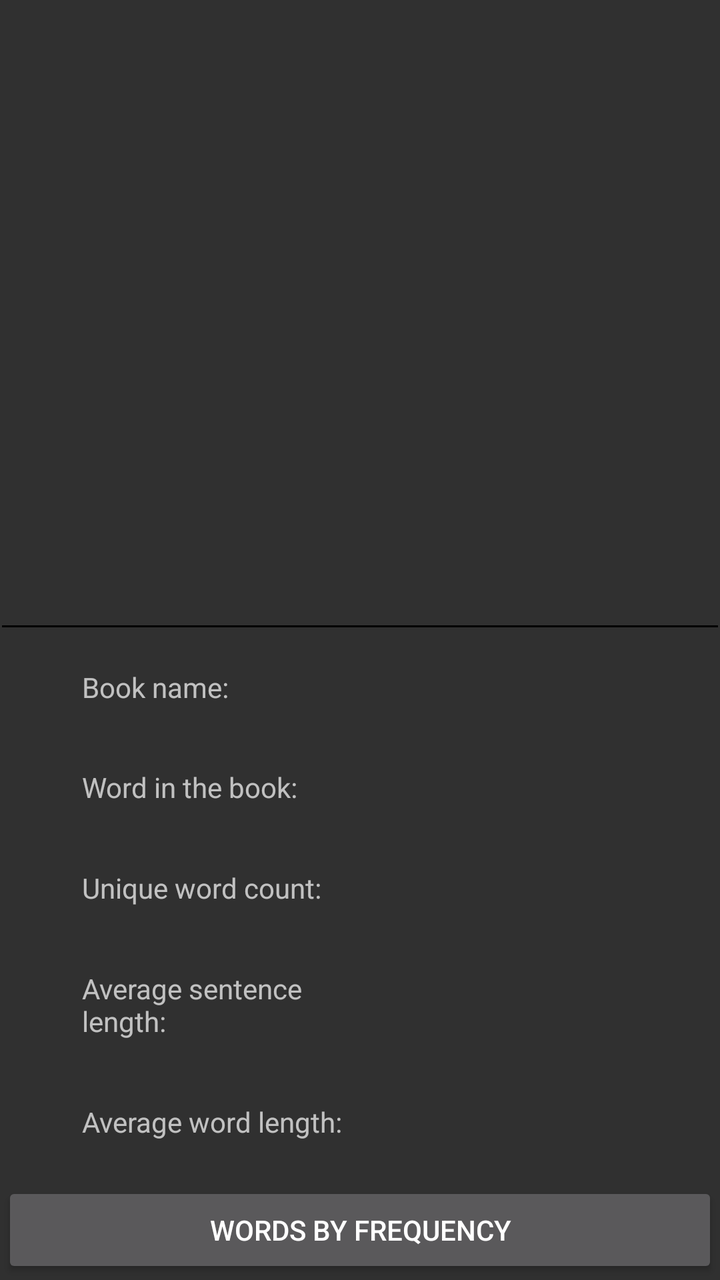
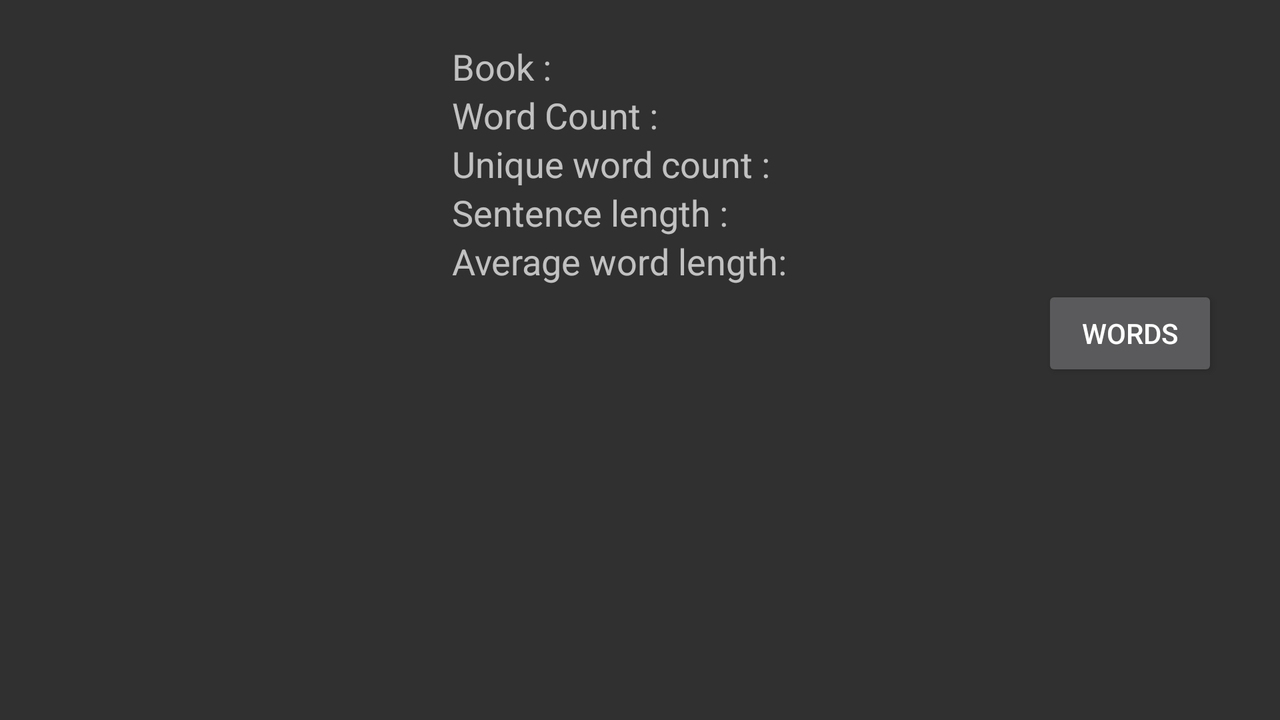

Two renders of one Android screen. The first uses the default layout on a phone; the second uses the alternative layout the repository ships for a different screen configuration, on a matching device. The two XML files are below.
<!-- AndroidManifest.xml: activity theme Theme.MaterialComponents.NoActionBar.Bridge -->
<!-- res/layout/activity_main.xml -->
<?xml version="1.0" encoding="utf-8"?>
<androidx.constraintlayout.widget.ConstraintLayout xmlns:android="http://schemas.android.com/apk/res/android"
    xmlns:app="http://schemas.android.com/apk/res-auto"
    xmlns:tools="http://schemas.android.com/tools"
    android:layout_width="match_parent"
    android:layout_height="match_parent"
    tools:context=".MainActivity">

    <LinearLayout
        android:id="@+id/mainLayout"
        android:layout_width="0dp"
        android:layout_height="0dp"
        android:layout_marginStart="1dp"
        android:layout_marginLeft="1dp"
        android:layout_marginTop="1dp"
        android:layout_marginEnd="1dp"
        android:layout_marginRight="1dp"
        android:layout_marginBottom="1dp"
        android:orientation="vertical"
        app:layout_constraintBottom_toBottomOf="parent"
        app:layout_constraintEnd_toEndOf="parent"
        app:layout_constraintStart_toStartOf="parent"
        app:layout_constraintTop_toTopOf="parent">

        <ImageView
            android:id="@+id/imageView"
            android:layout_width="match_parent"
            android:layout_height="0dp"
            android:layout_weight="2"
            app:srcCompat="@drawable/ic_launcher_foreground" />

        <LinearLayout
            android:layout_width="match_parent"
            android:layout_height="1dp"
            android:background="#000000"
            android:orientation="vertical"></LinearLayout>

        <LinearLayout
            android:layout_width="match_parent"
            android:layout_height="wrap_content"
            android:layout_marginLeft="15dp"
            android:layout_marginTop="5dp"
            android:layout_marginRight="5dp"
            android:layout_marginBottom="5dp"
            android:layout_weight="1"
            android:orientation="vertical">

            <LinearLayout
                android:layout_width="match_parent"
                android:layout_height="wrap_content"
                android:layout_weight="1"
                android:orientation="horizontal">

                <TextView
                    android:id="@+id/textView"
                    android:layout_width="0dp"
                    android:layout_height="match_parent"
                    android:layout_weight="1"
                    android:gravity="center|left"
                    android:paddingLeft="25dp"
                    android:text="Book name:"
                    android:textSize="14sp" />

                <TextView
                    android:id="@+id/bookView"
                    android:layout_width="0dp"
                    android:layout_height="match_parent"
                    android:layout_weight="1"
                    android:gravity="center" />

            </LinearLayout>

            <LinearLayout
                android:layout_width="match_parent"
                android:layout_height="wrap_content"
                android:layout_weight="1"
                android:orientation="horizontal">

                <TextView
                    android:id="@+id/textView3"
                    android:layout_width="0dp"
                    android:layout_height="match_parent"
                    android:layout_weight="1"
                    android:gravity="center|left"
                    android:paddingLeft="25dp"
                    android:text="Word in the book:"
                    android:textSize="14sp" />

                <TextView
                    android:id="@+id/allWordView"
                    android:layout_width="0dp"
                    android:layout_height="match_parent"
                    android:layout_weight="1"
                    android:gravity="center" />
            </LinearLayout>

            <LinearLayout
                android:layout_width="match_parent"
                android:layout_height="wrap_content"
                android:layout_weight="1"
                android:orientation="horizontal">

                <TextView
                    android:id="@+id/textView5"
                    android:layout_width="0dp"
                    android:layout_height="match_parent"
                    android:layout_weight="1"
                    android:gravity="center|left"
                    android:paddingLeft="25dp"
                    android:text="Unique word count:"
                    android:textSize="14sp" />

                <TextView
                    android:id="@+id/uniqueWordView"
                    android:layout_width="0dp"
                    android:layout_height="match_parent"
                    android:layout_weight="1"
                    android:gravity="center" />
            </LinearLayout>

            <LinearLayout
                android:layout_width="match_parent"
                android:layout_height="wrap_content"
                android:layout_weight="1"
                android:orientation="horizontal">

                <TextView
                    android:id="@+id/textView9"
                    android:layout_width="0dp"
                    android:layout_height="match_parent"
                    android:layout_weight="1"
                    android:gravity="center|left"
                    android:paddingLeft="25dp"
                    android:text="Average sentence length:"
                    android:textSize="14sp" />

                <TextView
                    android:id="@+id/avgSentenceView"
                    android:layout_width="0dp"
                    android:layout_height="match_parent"
                    android:layout_weight="1"
                    android:gravity="center" />
            </LinearLayout>

            <LinearLayout
                android:layout_width="match_parent"
                android:layout_height="wrap_content"
                android:layout_weight="1"
                android:orientation="horizontal">

                <TextView
                    android:id="@+id/textView7"
                    android:layout_width="0dp"
                    android:layout_height="match_parent"
                    android:layout_weight="1"
                    android:gravity="center|left"
                    android:paddingLeft="25dp"
                    android:text="Average word length:"
                    android:textSize="14sp" />

                <TextView
                    android:id="@+id/avgWordView"
                    android:layout_width="0dp"
                    android:layout_height="match_parent"
                    android:layout_weight="1"
                    android:gravity="center" />
            </LinearLayout>

        </LinearLayout>

        <Button
            android:id="@+id/listButton"
            android:layout_width="match_parent"
            android:layout_height="wrap_content"
            android:text="Words by frequency" />

    </LinearLayout>
</androidx.constraintlayout.widget.ConstraintLayout>
<!-- resources referenced by this layout -->
<resources>

</resources>
<!-- res/layout-land/activity_main.xml (the repository's variant of the layout above) -->
<!-- drawn on the phone turned sideways -->
<?xml version="1.0" encoding="utf-8"?>
<androidx.constraintlayout.widget.ConstraintLayout xmlns:android="http://schemas.android.com/apk/res/android"
    xmlns:app="http://schemas.android.com/apk/res-auto"
    xmlns:tools="http://schemas.android.com/tools"
    android:layout_width="match_parent"
    android:layout_height="match_parent"
    tools:context=".MainActivity">

    <LinearLayout
        android:layout_width="match_parent"
        android:layout_height="match_parent"
        android:orientation="vertical">

        <LinearLayout
            android:id="@+id/mainLayout"
            android:layout_width="match_parent"
            android:layout_height="match_parent"
            android:layout_marginStart="1dp"
            android:layout_marginTop="1dp"
            android:layout_marginEnd="1dp"
            android:layout_marginBottom="1dp"
            android:orientation="horizontal">

            <ImageView
                android:id="@+id/imageView"
                android:layout_width="180dp"
                android:layout_height="wrap_content"
                android:layout_gravity="left"
                android:layout_marginLeft="20dp"
                app:srcCompat="@drawable/ic_launcher_foreground" />

            <LinearLayout
                android:layout_width="wrap_content"
                android:layout_height="wrap_content"
                android:layout_weight="1"
                android:orientation="vertical">

                <TableLayout
                    android:layout_width="wrap_content"
                    android:layout_height="wrap_content"
                    android:layout_gravity="left"
                    android:paddingTop="20dp">

                    <TableRow
                        android:layout_width="wrap_content"
                        android:layout_height="wrap_content">

                        <TextView
                            android:id="@+id/textView"
                            android:layout_width="wrap_content"
                            android:layout_height="wrap_content"
                            android:gravity="center|left"
                            android:paddingLeft="25dp"
                            android:text="Book :"
                            android:textSize="18sp" />

                        <TextView
                            android:id="@+id/bookView"
                            android:layout_width="wrap_content"
                            android:layout_height="wrap_content"
                            android:layout_weight="1"
                            android:gravity="clip_vertical|left"
                            android:paddingLeft="40dp"
                            android:textSize="18sp" />
                    </TableRow>

                    <TableRow
                        android:layout_width="wrap_content"
                        android:layout_height="wrap_content">

                        <TextView
                            android:id="@+id/textView3"
                            android:layout_width="wrap_content"
                            android:layout_height="wrap_content"
                            android:gravity="center|left"
                            android:paddingLeft="25dp"
                            android:text="Word Count :"
                            android:textSize="18sp" />

                        <TextView
                            android:id="@+id/allWordView"
                            android:layout_width="wrap_content"
                            android:layout_height="wrap_content"
                            android:layout_weight="1"
                            android:gravity="clip_vertical|left"
                            android:paddingLeft="40dp"
                            android:textSize="18sp" />

                    </TableRow>

                    <TableRow
                        android:layout_width="wrap_content"
                        android:layout_height="wrap_content">

                        <TextView
                            android:id="@+id/textView5"
                            android:layout_width="wrap_content"
                            android:layout_height="wrap_content"
                            android:gravity="center|left"
                            android:paddingLeft="25dp"
                            android:text="Unique word count :"
                            android:textSize="18sp" />

                        <TextView
                            android:id="@+id/uniqueWordView"
                            android:layout_width="wrap_content"
                            android:layout_height="wrap_content"
                            android:layout_weight="1"
                            android:gravity="clip_vertical|left"
                            android:paddingLeft="40dp"
                            android:textSize="18sp" />

                    </TableRow>

                    <TableRow
                        android:layout_width="wrap_content"
                        android:layout_height="wrap_content">

                        <TextView
                            android:id="@+id/textView9"
                            android:layout_width="wrap_content"
                            android:layout_height="wrap_content"
                            android:gravity="center|left"
                            android:paddingLeft="25dp"
                            android:text="Sentence length :"
                            android:textSize="18sp" />

                        <TextView
                            android:id="@+id/avgSentenceView"
                            android:layout_width="wrap_content"
                            android:layout_height="wrap_content"
                            android:layout_weight="1"
                            android:gravity="clip_vertical|left"
                            android:paddingLeft="40dp"
                            android:textSize="18sp" />

                    </TableRow>

                    <TableRow
                        android:layout_width="wrap_content"
                        android:layout_height="wrap_content">

                        <TextView
                            android:id="@+id/textView7"
                            android:layout_width="wrap_content"
                            android:layout_height="wrap_content"
                            android:gravity="center|left"
                            android:paddingLeft="25dp"
                            android:text="Average word length:"
                            android:textSize="18sp" />

                        <TextView
                            android:id="@+id/avgWordView"
                            android:layout_width="wrap_content"
                            android:layout_height="wrap_content"
                            android:layout_weight="1"
                            android:gravity="clip_vertical|left"
                            android:paddingLeft="40dp"
                            android:textSize="18sp" />

                    </TableRow>

                </TableLayout>

                <Button
                    android:id="@+id/listButton"
                    android:layout_width="wrap_content"
                    android:layout_height="wrap_content"
                    android:layout_gravity="right"
                    android:layout_marginRight="30dp"
                    android:text="Words"
                    tools:layout_editor_absoluteX="1dp"
                    tools:layout_editor_absoluteY="1dp" />

            </LinearLayout>

        </LinearLayout>

    </LinearLayout>

</androidx.constraintlayout.widget.ConstraintLayout>
